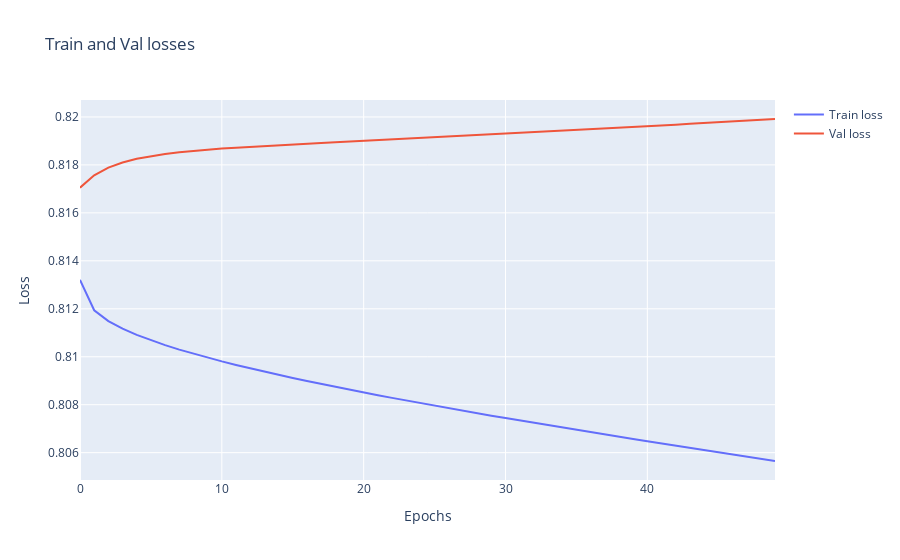
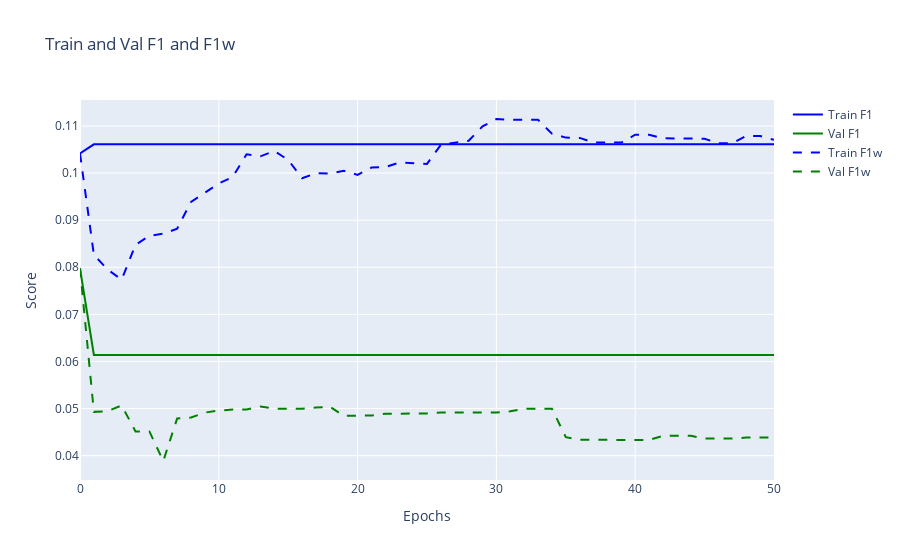

The notebook cell these images were saved under, in order:
### Code cell
# Define model parameters
model_params = {
    "input_size": y_train_pred.shape[1],
    "learning_rate": 1e-1,
    "momentum": 0.0,
    "centered": False,
    "num_epochs": 50,
    "multiclass_f1_average": 'macro',
    "train_batch_size": 128,
    "val_batch_size": 128
}

# Initialize the working point fixer
wp_fixer = multiclass_Working_Point_Fixer(model_params=model_params)

# Fit the model
wp_fixer.fit(
    x_tr=y_train_pred,
    y_tr=y_train_true,
    x_tst=y_test_pred,
    y_tst=y_test_true,
    verbose=False,
    plot=True)
